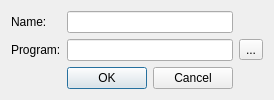
<?xml version="1.0" encoding="UTF-8"?>
<ui version="4.0">
 <class>ConfigEditor</class>
 <widget class="QWidget" name="ConfigEditor">
  <property name="geometry">
   <rect>
    <x>0</x>
    <y>0</y>
    <width>255</width>
    <height>99</height>
   </rect>
  </property>
  <property name="windowTitle">
   <string>Form</string>
  </property>
  <layout class="QGridLayout" name="gridLayout">
   <item row="1" column="1">
    <widget class="QLineEdit" name="programLineEdit"/>
   </item>
   <item row="1" column="2">
    <widget class="QToolButton" name="browseProgramButton">
     <property name="text">
      <string>...</string>
     </property>
    </widget>
   </item>
   <item row="1" column="0">
    <widget class="QLabel" name="programLabel">
     <property name="text">
      <string>Program:</string>
     </property>
    </widget>
   </item>
   <item row="0" column="0">
    <widget class="QLabel" name="nameLabel">
     <property name="text">
      <string>Name:</string>
     </property>
    </widget>
   </item>
   <item row="0" column="1">
    <widget class="QLineEdit" name="nameLineEdit"/>
   </item>
   <item row="2" column="0">
    <spacer name="verticalSpacer">
     <property name="orientation">
      <enum>Qt::Vertical</enum>
     </property>
     <property name="sizeHint" stdset="0">
      <size>
       <width>20</width>
       <height>40</height>
      </size>
     </property>
    </spacer>
   </item>
   <item row="3" column="1">
    <widget class="QDialogButtonBox" name="buttonBox">
     <property name="standardButtons">
      <set>QDialogButtonBox::Cancel|QDialogButtonBox::Ok</set>
     </property>
    </widget>
   </item>
  </layout>
 </widget>
 <resources/>
 <connections/>
</ui>
